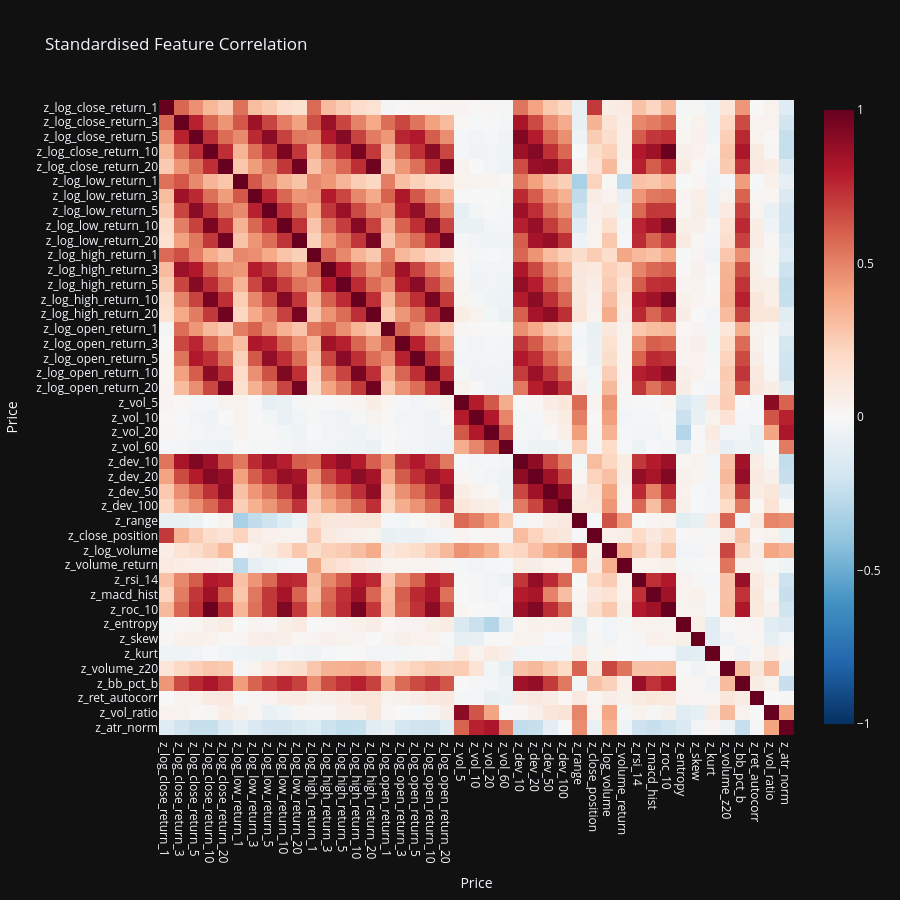

Notebook cell for this chart:
### Code cell
# Feature correlation heatmap (standardised features, sampled for speed)
z_cols = [c for c in combined_df.columns if c.startswith('z_')]
sample = combined_df[z_cols].sample(min(5000, len(combined_df)), random_state=42)
fig_corr = px.imshow(
    sample.corr(),
    title='Standardised Feature Correlation',
    color_continuous_scale='RdBu_r',
    zmin=-1, zmax=1,
    width=900, height=900,
)
fig_corr.show()

### Figure 1 — Plotly figure (JSON) as saved in the notebook; plotly's stock layout.template omitted (floating-point values rounded to 4 significant figures; data arrays with more than 128 entries replaced by an {"elided": "..."} marker saying what was removed)
{"data": [{"coloraxis": "coloraxis", "hovertemplate": "Price: %{x}<br>Price: %{y}<br>color: %{z}<extra></extra>", "name": "0", "type": "heatmap", "x": ["z_log_close_return_1", "z_log_close_return_3", "z_log_close_return_5", "z_log_close_return_10", "z_log_close_return_20", "z_log_low_return_1", "z_log_low_return_3", "z_log_low_return_5", "z_log_low_return_10", "z_log_low_return_20", "z_log_high_return_1", "z_log_high_return_3", "z_log_high_return_5", "z_log_high_return_10", "z_log_high_return_20", "z_log_open_return_1", "z_log_open_return_3", "z_log_open_return_5", "z_log_open_return_10", "z_log_open_return_20", "z_vol_5", "z_vol_10", "z_vol_20", "z_vol_60", "z_dev_10", "z_dev_20", "z_dev_50", "z_dev_100", "z_range", "z_close_position", "z_log_volume", "z_volume_return", "z_rsi_14", "z_macd_hist", "z_roc_10", "z_entropy", "z_skew", "z_kurt", "z_volume_z20", "z_bb_pct_b", "z_ret_autocorr", "z_vol_ratio", "z_atr_norm"], "xaxis": "x", "y": ["z_log_close_return_1", "z_log_close_return_3", "z_log_close_return_5", "z_log_close_return_10", "z_log_close_return_20", "z_log_low_return_1", "z_log_low_return_3", "z_log_low_return_5", "z_log_low_return_10", "z_log_low_return_20", "z_log_high_return_1", "z_log_high_return_3", "z_log_high_return_5", "z_log_high_return_10", "z_log_high_return_20", "z_log_open_return_1", "z_log_open_return_3", "z_log_open_return_5", "z_log_open_return_10", "z_log_open_return_20", "z_vol_5", "z_vol_10", "z_vol_20", "z_vol_60", "z_dev_10", "z_dev_20", "z_dev_50", "z_dev_100", "z_range", "z_close_position", "z_log_volume", "z_volume_return", "z_rsi_14", "z_macd_hist", "z_roc_10", "z_entropy", "z_skew", "z_kurt", "z_volume_z20", "z_bb_pct_b", "z_ret_autocorr", "z_vol_ratio", "z_atr_norm"], "yaxis": "y", "z": {"elided": "43x43 float values"}}], "layout": {"coloraxis": {"cmax": 1, "cmin": -1, "colorscale": [[0, "rgb(5,48,97)"], [0.1, "rgb(33,102,172)"], [0.2, "rgb(67,147,195)"], [0.3, "rgb(146,197,222)"], [0.4, "rgb(209,229,240)"], [0.5, "rgb(247,247,247)"], [0.6, "rgb(253,219,199)"], [0.7, "rgb(244,165,130)"], [0.8, "rgb(214,96,77)"], [0.9, "rgb(178,24,43)"], [1, "rgb(103,0,31)"]]}, "height": 900, "title": {"text": "Standardised Feature Correlation"}, "width": 900, "xaxis": {"anchor": "y", "constrain": "domain", "domain": [0, 1], "scaleanchor": "y", "title": {"text": "Price"}}, "yaxis": {"anchor": "x", "autorange": "reversed", "constrain": "domain", "domain": [0, 1], "title": {"text": "Price"}}}}
